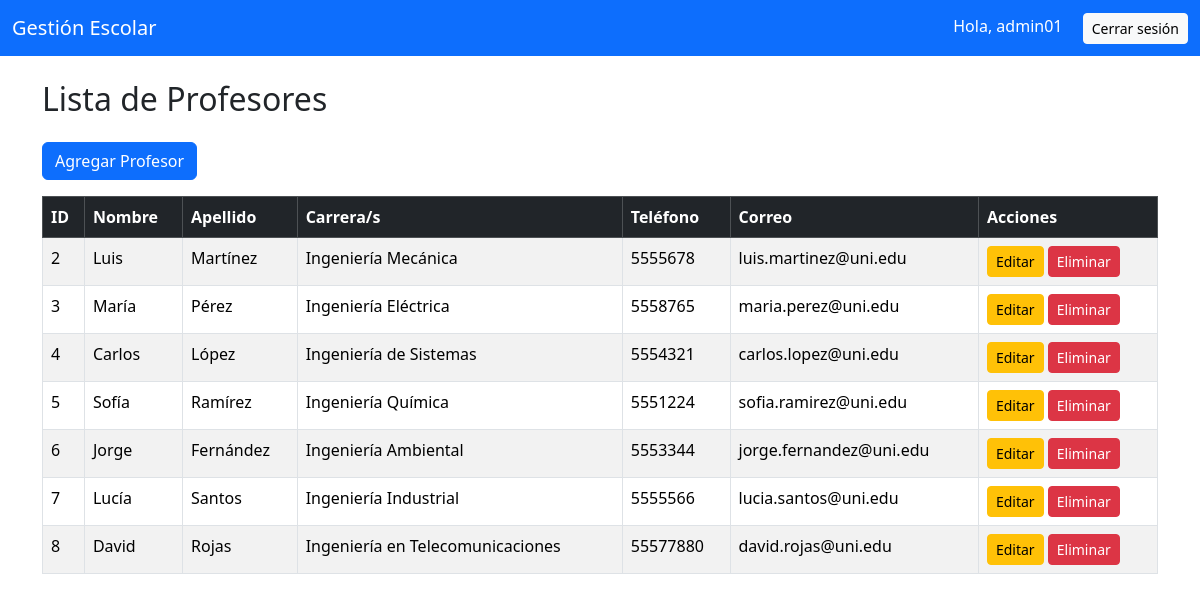
/admin/profesores/index.php (signed in), run on the app's committed database.
### tables this page shows
CREATE TABLE profesores (
    id INT AUTO_INCREMENT PRIMARY KEY,
    nombre VARCHAR(100),
    apellido VARCHAR(100),
    especialidad VARCHAR(100),
    telefono VARCHAR(20),
    correo VARCHAR(100)
);

### admin/profesores/index.php (the view, shortened to what this page needs)
<?php
require '../../includes/db.php';
require '../../includes/header.php';
$stmt = $pdo->query("SELECT * FROM profesores ORDER BY id ASC");
$profesores = $stmt->fetchAll();
?>
<h2 class="mb-4">Lista de Profesores</h2>
<a href="crear.php" class="btn btn-primary mb-3">Agregar Profesor</a>
<table class="table table-bordered table-striped">
    <thead class="table-dark">
        <tr>
            <th>ID</th>
            <th>Nombre</th>
            <th>Apellido</th>
            <th>Carrera/s</th>
            <th>Teléfono</th>
            <th>Correo</th>
            <th>Acciones</th>
        </tr>
    </thead>
    <tbody>
        <?php foreach ($profesores as $profesor): ?>
        <tr>
            <td><?= htmlspecialchars($profesor['id']) ?></td>
            <td><?= htmlspecialchars($profesor['nombre']) ?></td>
            <td><?= htmlspecialchars($profesor['apellido']) ?></td>
            <td><?= htmlspecialchars($profesor['especialidad']) ?></td>
            <td><?= htmlspecialchars($profesor['telefono']) ?></td>
            <td><?= htmlspecialchars($profesor['correo']) ?></td>
            <td>
                <a href="editar.php?id=<?= $profesor['id'] ?>" class="btn btn-warning btn-sm">Editar</a>
                <a href="eliminar.php?id=<?= $profesor['id'] ?>" class="btn btn-danger btn-sm" onclick="return confirm('¿Eliminar profesor?')">Eliminar</a>
            </td>
        </tr>
        <?php endforeach; ?>
    </tbody>
</table>
<?php require '../../includes/footer.php'; ?>

### data on the page
profesores: id "2", nombre "Luis", apellido "Martínez", especialidad "Ingeniería Mecánica", telefono "5555678", correo "luis.martinez@uni.edu"
profesores: id "3", nombre "María", apellido "Pérez", especialidad "Ingeniería Eléctrica", telefono "5558765", correo "maria.perez@uni.edu"
profesores: id "4", nombre "Carlos", apellido "López", especialidad "Ingeniería de Sistemas", telefono "5554321", correo "carlos.lopez@uni.edu"
profesores: id "5", nombre "Sofía", apellido "Ramírez", especialidad "Ingeniería Química", telefono "5551224", correo "sofia.ramirez@uni.edu"
profesores: id "6", nombre "Jorge", apellido "Fernández", especialidad "Ingeniería Ambiental", telefono "5553344", correo "jorge.fernandez@uni.edu"
profesores: id "7", nombre "Lucía", apellido "Santos", especialidad "Ingeniería Industrial", telefono "5555566", correo "lucia.santos@uni.edu"
profesores: id "8", nombre "David", apellido "Rojas", especialidad "Ingeniería en Telecomunicaciones", telefono "55577880", correo "david.rojas@uni.edu"

### other printed values
$_SESSION['usuario'] "admin01"
